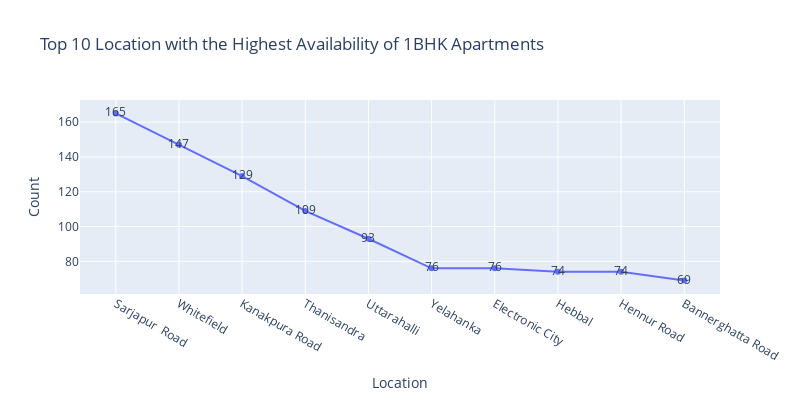

Notebook code for this chart:
### Code cell
fig=go.Figure(go.Scatter(x=top_10['location'],y=top_10['count'],mode='text+markers+lines',text=top_10['count']))
fig.update_layout(title='Top 10 Location with the Highest Availability of 1BHK Apartments', xaxis_title='Location', yaxis_title='Count',width=800,height=400)
fig.show()

### Figure 1 — Plotly figure (JSON) as saved in the notebook; plotly's stock layout.template omitted (floating-point values rounded to 4 significant figures)
{"data": [{"mode": "text+markers+lines", "text": [165, 147, 129, 109, 93, 76, 76, 74, 74, 69], "type": "scatter", "x": ["Sarjapur  Road", "Whitefield", "Kanakpura Road", "Thanisandra", "Uttarahalli", "Yelahanka", "Electronic City", "Hebbal", "Hennur Road", "Bannerghatta Road"], "y": [165, 147, 129, 109, 93, 76, 76, 74, 74, 69]}], "layout": {"height": 400, "title": {"text": "Top 10 Location with the Highest Availability of 1BHK Apartments"}, "width": 800, "xaxis": {"title": {"text": "Location"}}, "yaxis": {"title": {"text": "Count"}}}}
